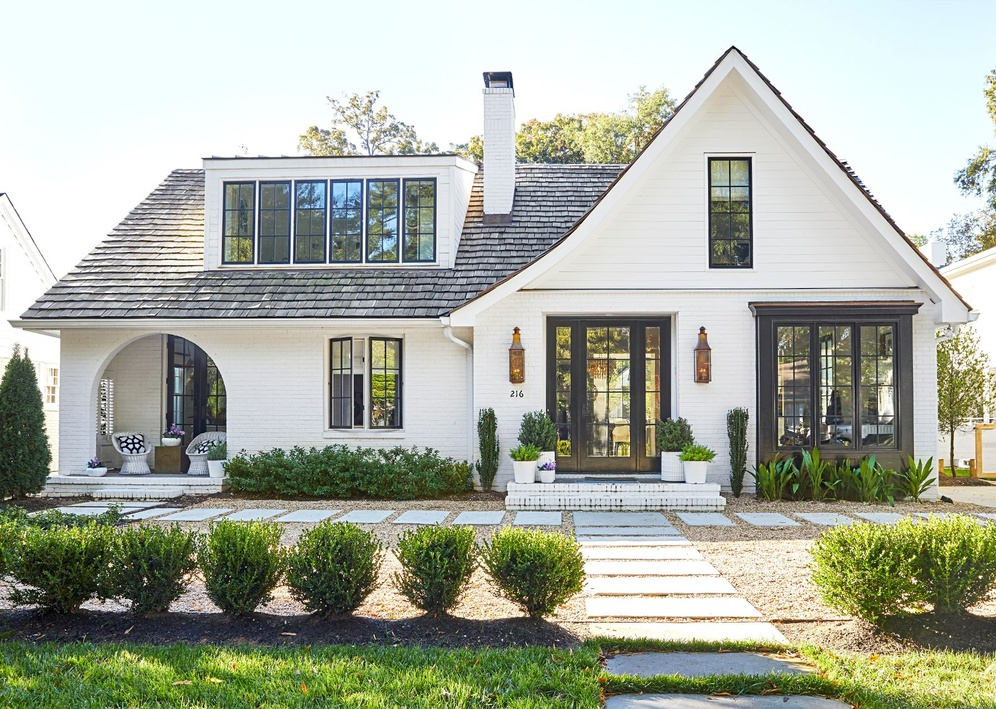
#> input picture src/Ver_0.1/SIFT_only_test/imA.jpg, 996 x 709 px, shrunk from 1799 x 1280 before the run
$ python 1.matchtest.py
#> lines starting #> are read from the running program, lines starting #| are printed output that depends on the picture
import numpy as np
import cv2 as cv
import matplotlib.pyplot as plt

# Read images in grayscale
img1 = cv.imread('imA.jpg', cv.IMREAD_GRAYSCALE)  # queryImage
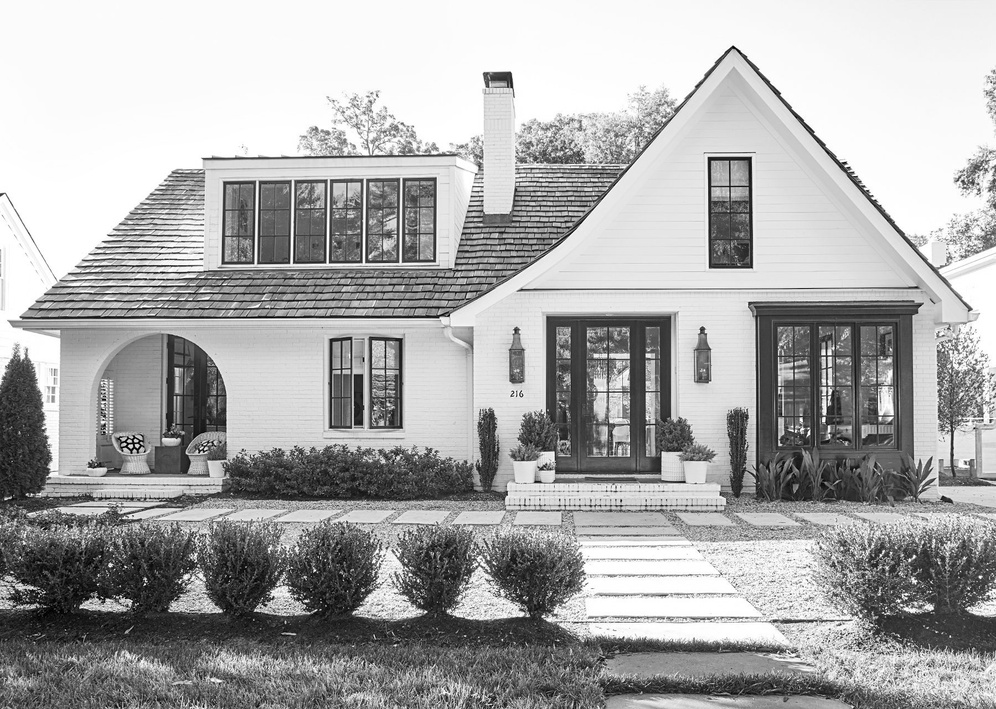
#> img1: shape (709, 996); min 0, max 255, mean 170.2
img2 = cv.imread('imB.jpg', cv.IMREAD_GRAYSCALE)  # trainImage
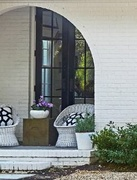
#> input picture src/Ver_0.1/SIFT_only_test/imB.jpg, 137 x 180 px, shrunk from 248 x 326 before the run
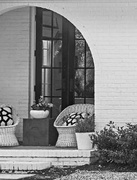
#> img2: shape (180, 137); min 0, max 245, mean 138.7

# Initiate SIFT detector
sift = cv.SIFT_create()

# Find the keypoints and descriptors with SIFT
kp1, des1 = sift.detectAndCompute(img1, None)
#> kp1 = 5359 keypoints; strongest (x, y, size): (137, 446, 2.4), (131, 446, 2.6), (980, 577, 2.2), (733, 47, 2.4)
kp2, des2 = sift.detectAndCompute(img2, None)
#> kp2 = 179 keypoints; strongest (x, y, size): (5, 118, 2.4), (74, 121, 2), (3, 123, 1.9), (67, 123, 1.9)

# FLANN parameters
FLANN_INDEX_KDTREE = 1
index_params = dict(algorithm=FLANN_INDEX_KDTREE, trees=5)
search_params = dict(checks=50)  # or pass an empty dictionary

flann = cv.FlannBasedMatcher(index_params, search_params)

# Match descriptors
matches = flann.knnMatch(des1, des2, k=2)
#> matches = 5359 matches

# Need to draw only good matches, so create a mask
matchesMask = [[0, 0] for _ in range(len(matches))]
#> matchesMask = 5359 pairs, first value 0 to 0, second value 0 to 0

# Ratio test as per Lowe's paper
for i, (m, n) in enumerate(matches):
    if m.distance < 0.7 * n.distance:
        matchesMask[i] = [1, 0]
#> after the loop, matchesMask = 5359 pairs, first value 0 to 1, second value 0 to 0

draw_params = dict(matchColor=(0, 255, 0),
                   singlePointColor=(255, 0, 0),
                   matchesMask=matchesMask,
                   flags=cv.DrawMatchesFlags_DEFAULT)
#> draw_params = 4 items

# Draw matches
img3 = cv.drawMatchesKnn(img1, kp1, img2, kp2, matches, None, **draw_params)
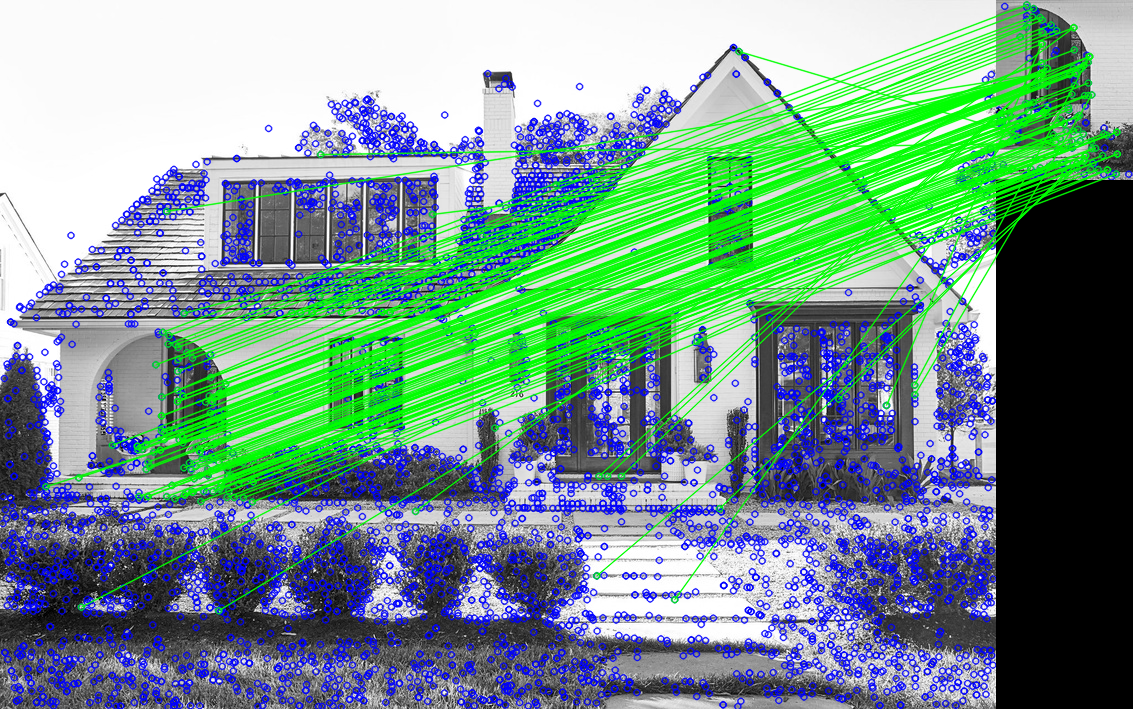
#> img3: shape (709, 1133, 3); mean of channels 0, 1, 2 141.8, 150.6, 115.7; drawn as B, G, R

# Convert the image to RGB before displaying
img3_rgb = cv.cvtColor(img3, cv.COLOR_BGR2RGB)

# Save the image to a file
plt.imshow(img3_rgb)
plt.savefig('matches_output.png')  # Save instead of show
